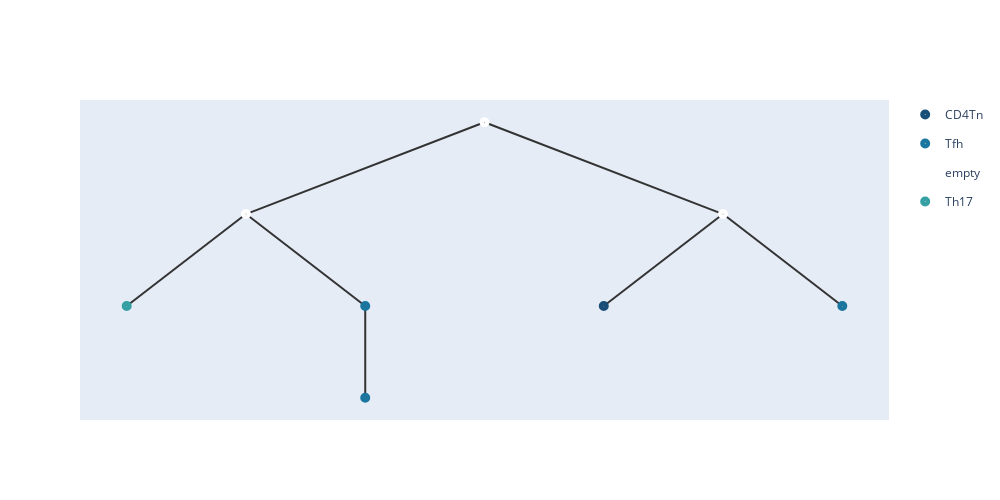

The cell this chart's notebook holds for it:
### Code cell
temp,root = merge_points(similarities,root,nodes1,embeddings,3,2,0.6,n)
for i in nodes1:
    i.hyper = temp[int(i)]
    i.value =  temp[int(i)]
embeddings = temp.numpy();
add_meta(root,meta_list2,[])
show_tree(root,color=['#184e77','#1a759f','#168aad',"#34a0a4",'#52b69a','#99d98c','#76c893','#99d98c']).show_fig()
remove_meta(root);

### Figure 1 — Plotly figure (JSON) as saved in the notebook; plotly's stock layout.template omitted (floating-point values rounded to 4 significant figures)
{"data": [{"hoverinfo": "text", "hovertext": ["0_CD4Tn"], "legendgroup": "CD4Tn", "marker": {"color": "#184e77", "size": 10, "symbol": "circle-dot"}, "mode": "markers+text", "name": "CD4Tn", "type": "scatter", "x": [6.625], "y": [2]}, {"hoverinfo": "text", "hovertext": ["2_Tfh", "3_Tfh", "4_Tfh"], "legendgroup": "Tfh", "marker": {"color": "#1a759f", "size": 10, "symbol": "circle-dot"}, "mode": "markers+text", "name": "Tfh", "type": "scatter", "x": [4.375, 4.375, 8.875], "y": [2, 0.5, 2]}, {"hoverinfo": "text", "hovertext": ["8", "6", "7"], "legendgroup": "empty", "marker": {"color": "#fff", "size": 10, "symbol": "circle-dot"}, "mode": "markers+text", "name": "empty", "type": "scatter", "x": [5.5, 3.25, 7.75], "y": [5, 3.5, 3.5]}, {"hoverinfo": "text", "hovertext": ["1_Th17"], "legendgroup": "Th17", "marker": {"color": "#34a0a4", "size": 10, "symbol": "circle-dot"}, "mode": "markers+text", "name": "Th17", "type": "scatter", "x": [2.125], "y": [2]}], "layout": {"height": 500, "shapes": [{"layer": "below", "line": {"color": "#333", "width": 2}, "type": "line", "x0": 5.5, "x1": 5.5, "y0": 5, "y1": 5}, {"layer": "below", "line": {"color": "#333", "width": 2}, "type": "line", "x0": 5.5, "x1": 3.25, "y0": 5, "y1": 3.5}, {"layer": "below", "line": {"color": "#333", "width": 2}, "type": "line", "x0": 3.25, "x1": 2.125, "y0": 3.5, "y1": 2}, {"layer": "below", "line": {"color": "#333", "width": 2}, "type": "line", "x0": 3.25, "x1": 4.375, "y0": 3.5, "y1": 2}, {"layer": "below", "line": {"color": "#333", "width": 2}, "type": "line", "x0": 4.375, "x1": 4.375, "y0": 2, "y1": 0.5}, {"layer": "below", "line": {"color": "#333", "width": 2}, "type": "line", "x0": 5.5, "x1": 7.75, "y0": 5, "y1": 3.5}, {"layer": "below", "line": {"color": "#333", "width": 2}, "type": "line", "x0": 7.75, "x1": 6.625, "y0": 3.5, "y1": 2}, {"layer": "below", "line": {"color": "#333", "width": 2}, "type": "line", "x0": 7.75, "x1": 8.875, "y0": 3.5, "y1": 2}], "width": 1000, "xaxis": {"showgrid": false, "showline": false, "showticklabels": false, "zeroline": false}, "yaxis": {"showgrid": false, "showline": false, "showticklabels": false, "zeroline": false}}}
